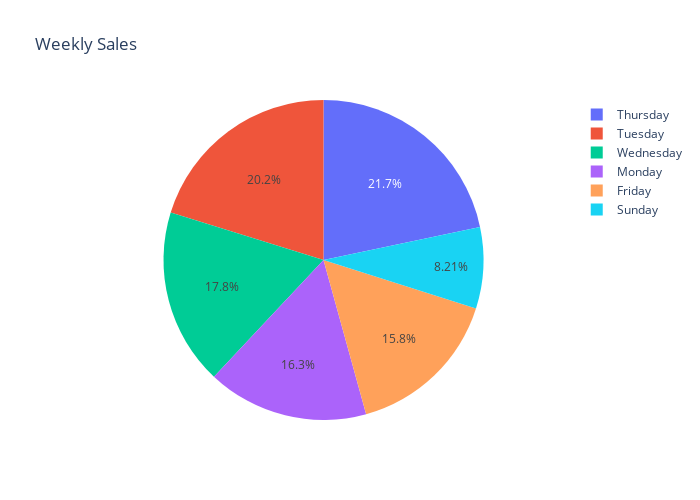

The notebook cell saved with this chart:
### Code cell
weekly_sales = df.groupby('DayOfWeek')['Sales'].sum().reset_index()
fig = px.pie(weekly_sales ,names='DayOfWeek' , values='Sales' , title='Weekly Sales')
fig.update_layout(width=800, height=500)
fig.show()

### Figure 1 — Plotly figure (JSON) as saved in the notebook; plotly's stock layout.template omitted (floating-point values rounded to 4 significant figures)
{"data": [{"domain": {"x": [0, 1], "y": [0, 1]}, "hovertemplate": "DayOfWeek=%{label}<br>Sales=%{value}<extra></extra>", "labels": ["Friday", "Monday", "Sunday", "Thursday", "Tuesday", "Wednesday"], "legendgroup": "", "name": "", "showlegend": true, "type": "pie", "values": [1538000.0, 1585000.0, 798700.0, 2109000.0, 1966000.0, 1730000.0]}], "layout": {"height": 500, "legend": {"tracegroupgap": 0}, "title": {"text": "Weekly Sales"}, "width": 700}}
